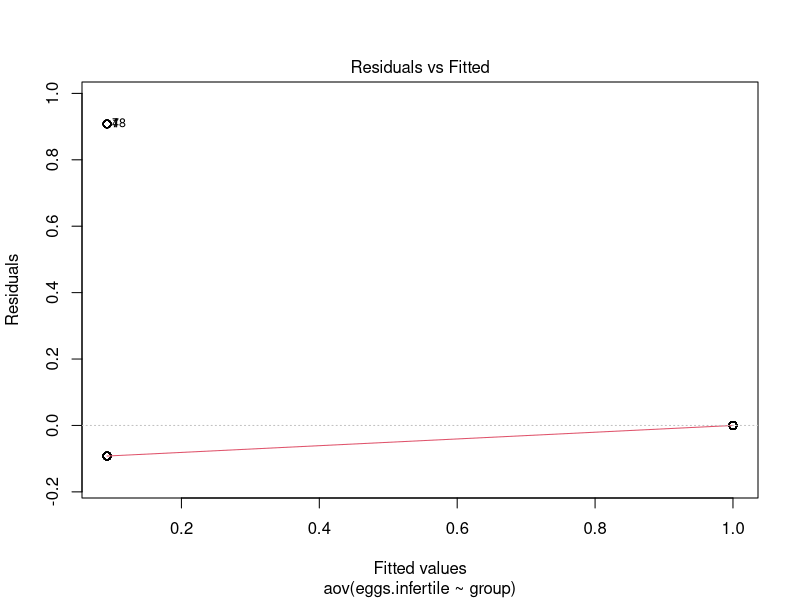
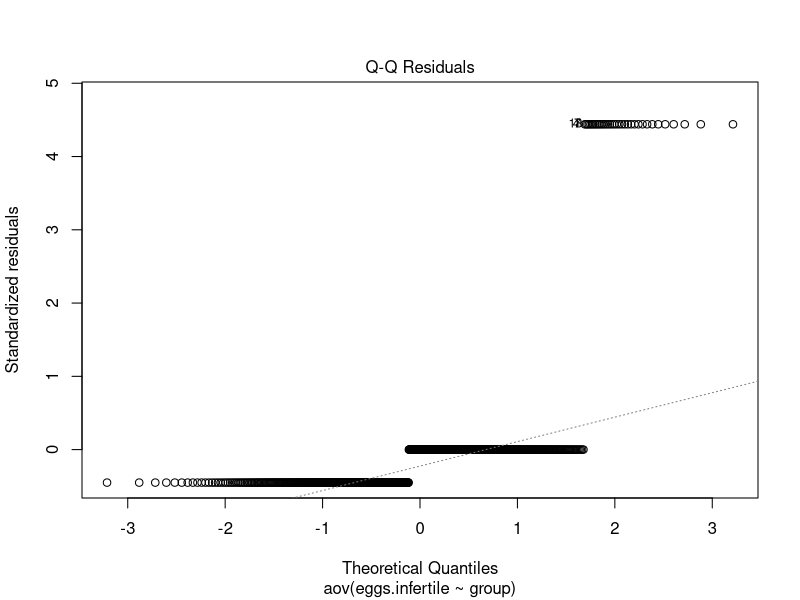
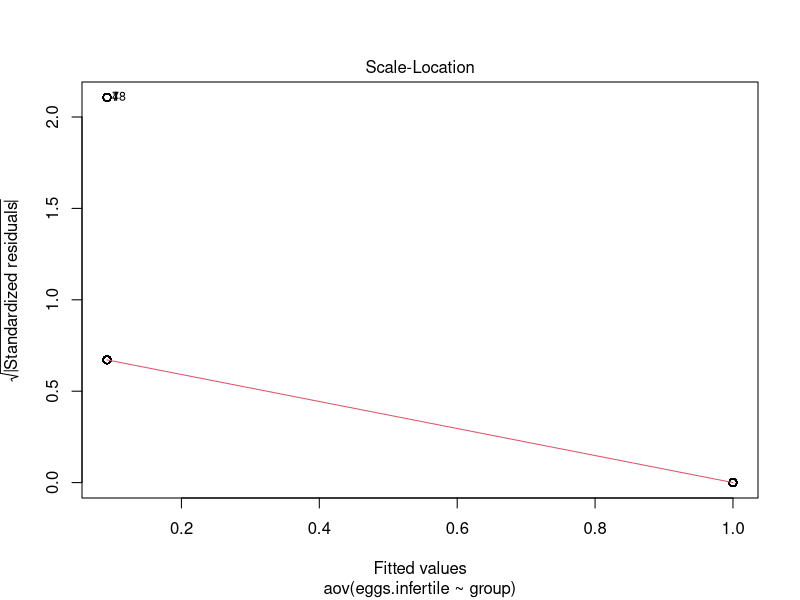
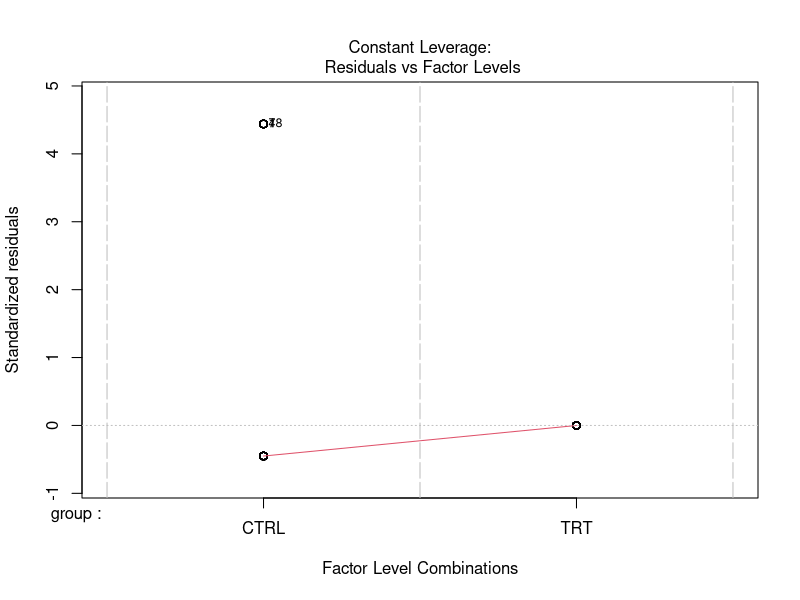

These charts were generated, in order, by the following R code:
##########################################################################################
# R program by (C) Michael Pokojovy and Paul Goldstein (2021)                            #
#                                                                                        #
# Original article:                                                                      #
# Albendazole (Anthelmintic Benzimidazole)-Induced Morphological Changes                 #
# in Female Ascaris lumbricoides var. suum and Loss of Synaptonemal Complexes in Meiosis #
##########################################################################################

# Two-sample test for proportions

prop.test(x = c(38, 380), n = c(380, 380), alternative = "less")

# ANOVA

set.seed(1)

df = data.frame(group = c(rep("CTRL", 380), rep("TRT", 380)),
                eggs.infertile = c(sample(c(1, 0), size = 380, replace = TRUE, prob = c( 38/380, 342/380)),
                                   sample(c(1, 0), size = 380, replace = TRUE, prob = c(380/380,   0/380))))

aov.fit = aov(eggs.infertile ~ group, data = df)

print(summary(aov.fit))
print(TukeyHSD(aov.fit))

plot(aov.fit)